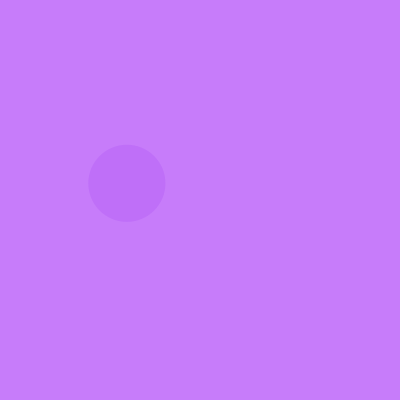
Frame 1 (no input)
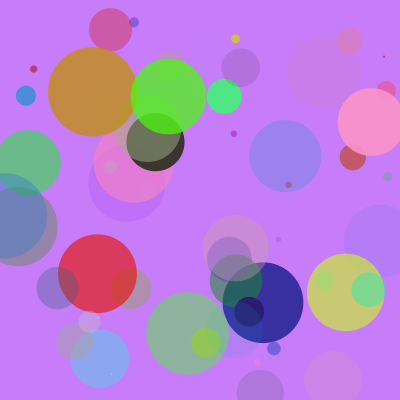
Frame 60 (the mouse pressed at the canvas centre just before this capture)
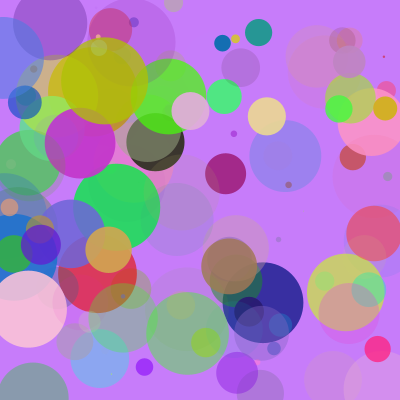
Frame 120 (the mouse held since frame 60 and released just before this capture)

The Processing sketch that drew these frames (run headless with seeded random() and noise(); from frame 60 on, the mouse is pressed at the canvas centre):

// Processing sketch: ejemplo3
// ── ejemplo3.pde
/*
 VARIABLES
 EJEMPLO 3
 */

float rojo;
float verde;
float azul;
float alfa;
float diametro;
float posicionX;
float posicionY;

void setup() {
  size(400, 400);
  background(#C77CFA);
}

void draw() {

  rojo = random(255);
  verde = random(255);
  azul = random(255);
  alfa = random(255);
  
  diametro = random(90);
  posicionX = random(width);
  posicionY = random(height);

  noStroke();
  fill(rojo, verde, azul, alfa);
  ellipse(posicionX, posicionY, diametro, diametro);
}
